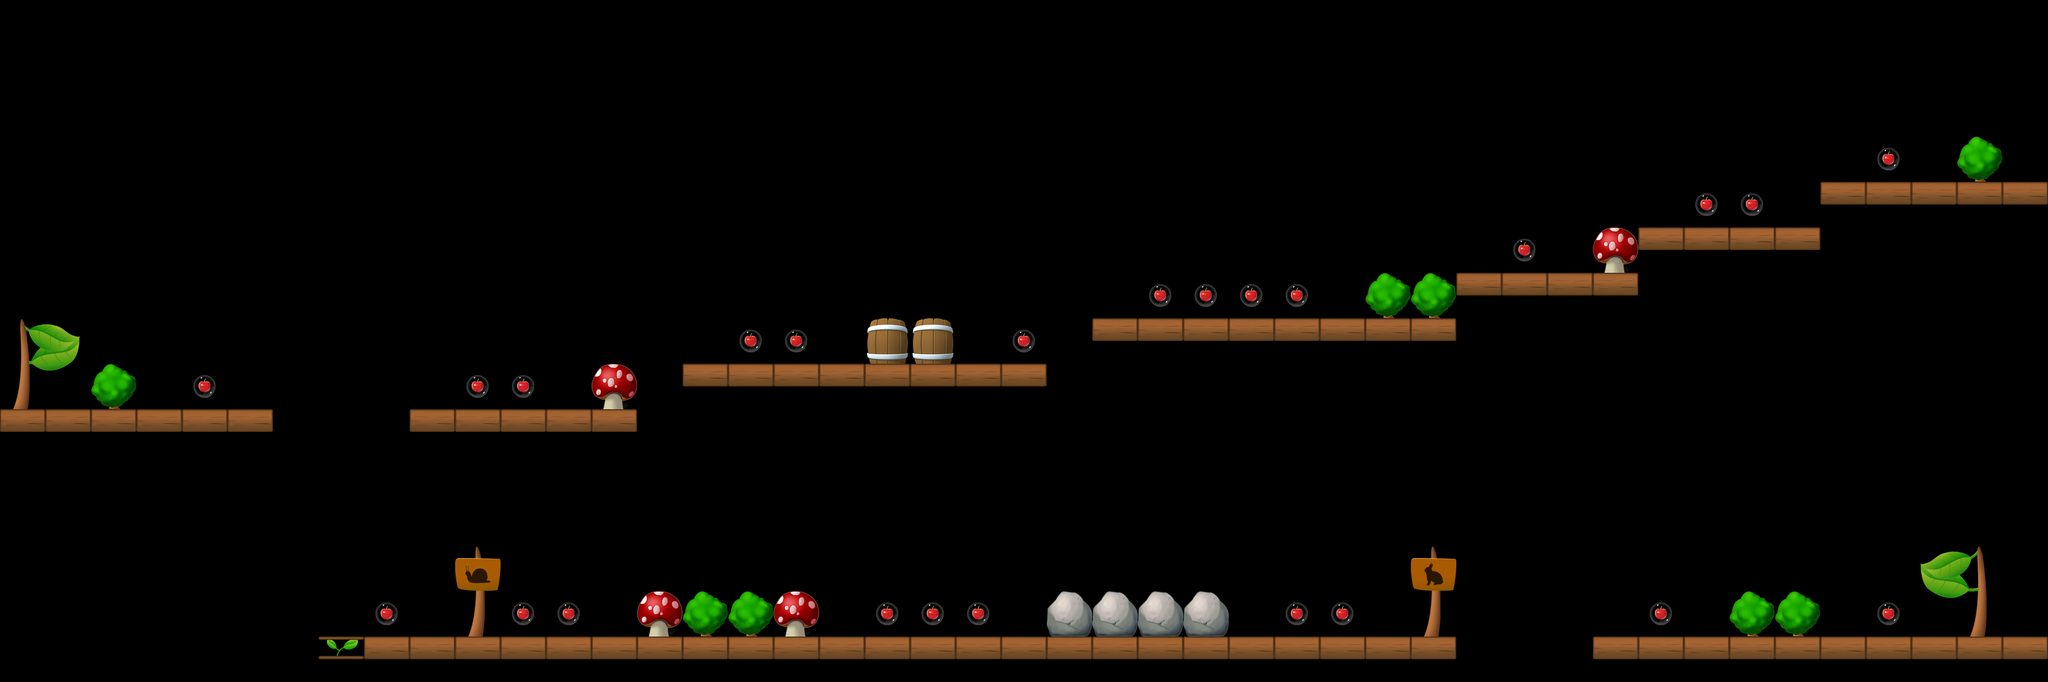

This game map was drawn from its Tiled (.tmx) file and the tilesets committed beside it. A one-line description and the trimmed map source follow:
An orthogonal 45x15 tile map with 80x80 px tiles, 1 tile layer (Level).

<map version="1.0" orientation="orthogonal" width="45" height="15" tilewidth="80" tileheight="80">
 <properties>
  <property name="StartDirection" value="1" />
 </properties>
 <tileset firstgid="1" name="Untitled" tilewidth="80" tileheight="80">
  <image source="tileset.png" width="640" height="320" />
 </tileset>
 <layer name="Level" width="45" height="15">
  <data>[675 cells, 130 non-empty, 20 distinct tile ids]</data>
 </layer>
</map>
